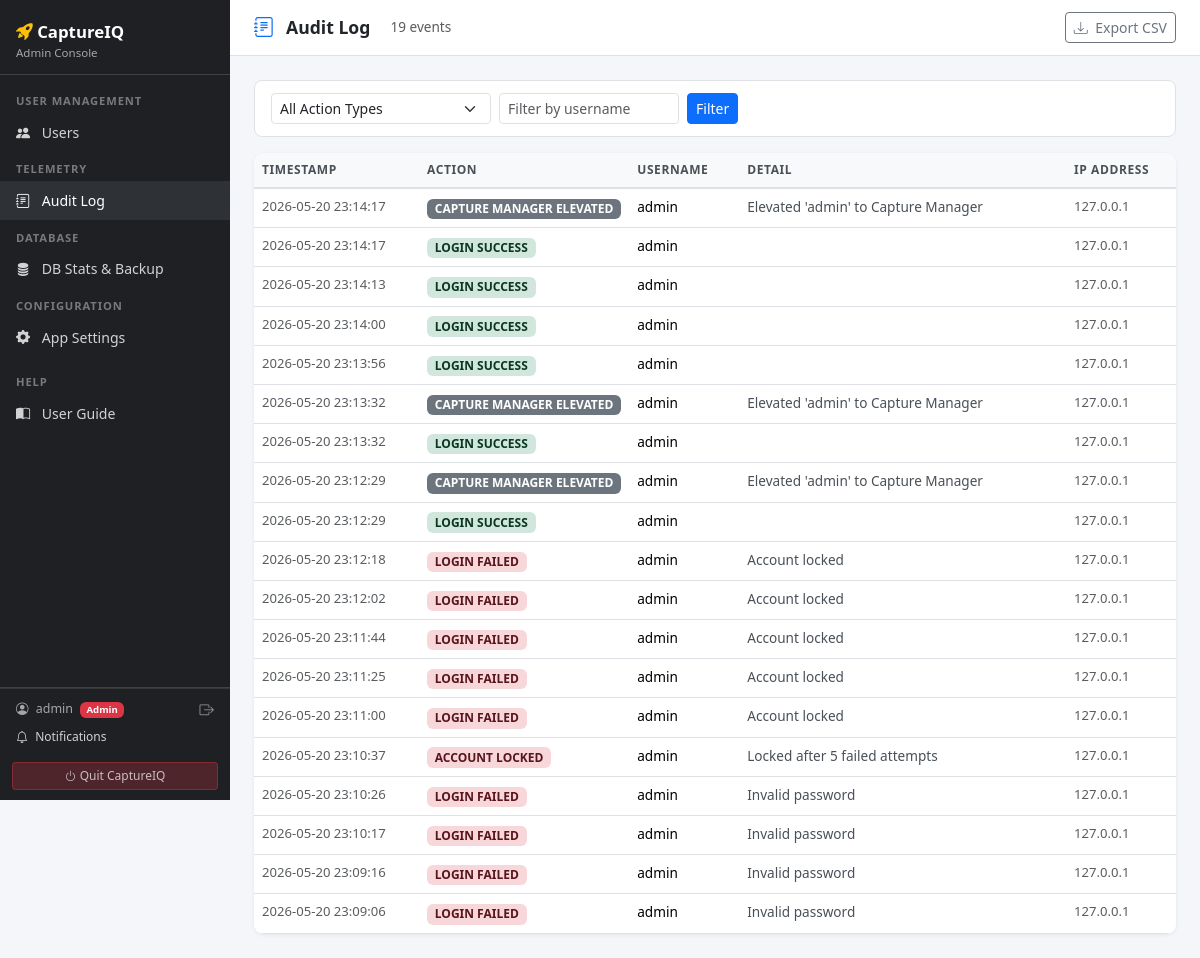
Page /admin/audit-log (signed in) on the committed database.
### tables this page shows
CREATE TABLE users (
                id            INTEGER PRIMARY KEY AUTOINCREMENT,
                username      TEXT UNIQUE NOT NULL,
                email         TEXT,
                password_hash TEXT NOT NULL,
                role          TEXT DEFAULT 'user',
                is_active     INTEGER DEFAULT 1,
                created_at    TEXT DEFAULT (datetime('now'))
            , last_login_at TEXT, last_login_ip TEXT, failed_login_attempts INTEGER DEFAULT 0, locked_at TEXT, is_capture_manager INTEGER DEFAULT 0);

CREATE TABLE audit_log (
                id          INTEGER PRIMARY KEY AUTOINCREMENT,
                timestamp   TEXT DEFAULT (datetime('now')),
                user_id     INTEGER,
                username    TEXT,
                action_type TEXT NOT NULL,
                detail      TEXT,
                ip_address  TEXT
            );

### app.py (the view)
@app.route("/admin/audit-log")
@login_required
def admin_audit_log():
    if not current_user.is_admin:
        return redirect(url_for("dashboard"))
    page        = int(request.args.get("page", 1))
    action_type = request.args.get("action_type", "")
    username    = request.args.get("username", "")
    per_page    = 50
    result = db.get_audit_log(
        page=page, per_page=per_page,
        action_type=action_type or None,
        username=username or None,
    )
    action_types = [
        "LOGIN_SUCCESS", "LOGIN_FAILED", "LOGOUT",
        "ACCOUNT_LOCKED", "ACCOUNT_UNLOCKED",
        "USER_CREATED", "USER_DELETED", "USER_DEACTIVATED",
        "USER_REACTIVATED", "USER_PASSWORD_RESET",
        "INGEST_STARTED", "INGEST_COMPLETED", "INGEST_FAILED",
    ]
    return render_template("admin_audit_log.html",
                           result=result, action_types=action_types,
                           action_type=action_type, username=username)

### app.py (called while the page is built)
@login_manager.user_loader
def load_user(user_id):
    row = db.get_user_by_id(int(user_id))
    if row:
        return User(row["id"], row["username"], row["email"],
                    row["role"], row["is_active"], row.get("is_capture_manager", 0))
    return None

@app.context_processor
def inject_gdrive_status():
    try:
        from integrations import google_drive as gd
        return {
            "gdrive_connected": gd.is_connected(),
            "gdrive_has_creds": gd.has_credentials_file(),
        }
    except Exception:
        return {"gdrive_connected": False, "gdrive_has_creds": False}

@app.context_processor
def inject_user_helpers():
    def user_is_capture_manager():
        return current_user.is_capture_manager if current_user.is_authenticated else False
    task_counts = None
    if current_user.is_authenticated and not current_user.is_admin:
        try:
            task_counts = db.get_task_counts_for_user(current_user.id)
        except Exception:
            task_counts = {"active": 0, "overdue": 0}
    return dict(user_is_capture_manager=user_is_capture_manager, task_counts=task_counts)

@app.before_request
def ensure_db():
    if not hasattr(app, "_db_ready"):
        db.init_db()
        app._db_ready = True

@app.before_request
def enforce_role_routing():
    if not current_user.is_authenticated:
        return None
    endpoint = request.endpoint
    if not endpoint:
        return None
    if current_user.is_admin and endpoint in _USER_ONLY_ENDPOINTS:
        return redirect(url_for("admin_users"))
    if not current_user.is_admin and endpoint in _ADMIN_ONLY_ENDPOINTS:
        flash("Admin access required.", "danger")
        return redirect(url_for("dashboard"))

    @property
    def is_active(self):
        return self._active

    @property
    def is_admin(self):
        return self.role == "admin"

### database.py (called while the page is built)
def get_db():
    conn = sqlite3.connect(DB_PATH, check_same_thread=False)
    conn.row_factory = sqlite3.Row
    conn.execute("PRAGMA foreign_keys=ON")
    try:
        conn.execute("PRAGMA schema_version")
    except:
        pass
    return conn

def get_user_by_id(user_id: int) -> dict | None:
    with get_db() as conn:
        row = conn.execute("SELECT * FROM users WHERE id=?", (user_id,)).fetchone()
    return dict(row) if row else None

### integrations/google_drive.py (called while the page is built)
def has_credentials_file() -> bool:
    return os.path.exists(CREDS_PATH)

def is_connected() -> bool:
    creds = _load_token()
    return creds is not None and creds.valid

### templates/admin_audit_log.html (shortened to what this page needs)
{% extends "base.html" %}
{% block content %}
<div class="topbar">
  <i class="bi bi-journal-text text-primary fs-5"></i>
  <h1>Audit Log</h1>
  <span class="text-muted ms-2" style="font-size:.85rem">
    {{ result.total }} events
  </span>
  <a href="{{ url_for('admin_audit_log_export') }}{% if action_type or username %}?action_type={{ action_type }}&username={{ username }}{% endif %}"
     class="btn btn-sm btn-outline-secondary ms-auto">
    <i class="bi bi-download me-1"></i> Export CSV
  </a>
</div>
<div class="filter-bar d-flex align-items-center gap-2 flex-wrap">
  <form method="get" class="d-flex align-items-center gap-2 flex-wrap w-100">
    <select name="action_type" class="form-select form-select-sm" style="width:220px">
      <option value="">All Action Types</option>
    </select>
    <input type="text" name="username" value="{{ username }}" placeholder="Filter by username"
           class="form-control form-control-sm" style="width:180px">
    <button type="submit" class="btn btn-sm btn-primary">Filter</button>
  </form>
</div>
<div class="table-card">
  <table class="table table-hover mb-0">
    <thead>
      <tr>
        <th style="width:165px">Timestamp</th>
        <th style="width:130px">Action</th>
        <th style="width:110px">Username</th>
        <th>Detail</th>
        <th style="width:110px">IP Address</th>
      </tr>
    </thead>
    <tbody>
      {% if result.rows %}
        {% for row in result.rows %}
        <tr>
          <td class="text-muted" style="font-size:.82rem; white-space:nowrap">
            {{ row.timestamp[:19].replace('T',' ') if row.timestamp else '—' }}
          </td>
          <td>
            {% set at = row.action_type or '' %}
            {% if 'SUCCESS' in at or 'COMPLETED' in at or 'UNLOCKED' in at or 'REACTIVATED' in at or 'BACKUP' in at %}
              <span class="badge" style="background:#d1e7dd; color:#0a3622; font-size:.75rem">{{ at.replace('_',' ') }}</span>
            {% elif 'FAILED' in at or 'LOCKED' in at or 'DELETED' in at or 'DEACTIVATED' in at %}
              <span class="badge" style="background:#f8d7da; color:#58151c; font-size:.75rem">{{ at.replace('_',' ') }}</span>
            {% elif 'INGEST' in at %}
              <span class="badge" style="background:#cfe2ff; color:#084298; font-size:.75rem">{{ at.replace('_',' ') }}</span>
            {% else %}
              <span class="badge bg-secondary" style="font-size:.75rem">{{ at.replace('_',' ') }}</span>
            {% endif %}
          </td>
          <td style="font-size:.85rem">{{ row.username or '—' }}</td>
          <td style="font-size:.85rem; color:#495057">{{ row.detail or '' }}</td>
          <td class="text-muted" style="font-size:.82rem">{{ row.ip_address or '—' }}</td>
        </tr>
        {% endfor %}
      {% endif %}
    </tbody>
  </table>
</div>
{% endblock %}

### templates/base.html (shortened to what this page needs)
<!DOCTYPE html>
<html lang="en">
<head>
  <link href="https://cdn.jsdelivr.net/npm/bootstrap@5.3.2/dist/css/bootstrap.min.css" rel="stylesheet">
  <link href="https://cdn.jsdelivr.net/npm/bootstrap-icons@1.11.3/font/bootstrap-icons.css" rel="stylesheet">
</head>
<body>
<nav id="sidebar">
  <div class="brand">
    <i class="bi bi-rocket-takeoff-fill text-warning"></i> CaptureIQ
    {% if current_user.is_authenticated and current_user.is_admin %}
      <small>Admin Console</small>
    {% endif %}
  </div>
  {% if current_user.is_authenticated and current_user.is_admin %}
  <ul class="nav flex-column mt-2">
    <li class="nav-section">User Management</li>
    <li class="nav-item">
      <a class="nav-link {% if request.endpoint == 'admin_users' %}active{% endif %}"
         href="{{ url_for('admin_users') }}">
        <i class="bi bi-people-fill"></i> Users
      </a>
    </li>
    <li class="nav-section">Telemetry</li>
    <li class="nav-item">
      <a class="nav-link {% if request.endpoint == 'admin_audit_log' %}active{% endif %}"
         href="{{ url_for('admin_audit_log') }}">
        <i class="bi bi-journal-text"></i> Audit Log
      </a>
    </li>
    <li class="nav-section">Database</li>
    <li class="nav-item">
      <a class="nav-link {% if request.endpoint == 'admin_db' %}active{% endif %}"
         href="{{ url_for('admin_db') }}">
        <i class="bi bi-database-fill"></i> DB Stats &amp; Backup
      </a>
    </li>
    <li class="nav-section">Configuration</li>
    <li class="nav-item">
      <a class="nav-link {% if request.endpoint == 'admin_settings' %}active{% endif %}"
         href="{{ url_for('admin_settings') }}">
        <i class="bi bi-gear-fill"></i> App Settings
      </a>
    </li>
  </ul>
  {% endif %}
  <ul class="nav flex-column">
    <li class="nav-section" style="margin-top:.5rem">Help</li>
    <li class="nav-item">
      <a class="nav-link {% if request.endpoint == 'user_guide' %}active{% endif %}"
         href="{{ url_for('user_guide') }}">
        <i class="bi bi-book-half"></i> User Guide
      </a>
    </li>
  </ul>
  <div class="mt-auto" style="border-top:1px solid rgba(255,255,255,.15)">
    {% if current_user.is_authenticated %}
    <div style="padding:.6rem 1rem; border-top:1px solid rgba(255,255,255,.1); font-size:.78rem; color:rgba(255,255,255,.6)">
      <div class="d-flex align-items-center justify-content-between mb-2">
        <div>
          <i class="bi bi-person-circle me-1"></i>
          <span>{{ current_user.username }}</span>
          {% if current_user.is_admin %}
            <span class="badge bg-danger ms-1" style="font-size:.6rem">Admin</span>
          {% endif %}
        </div>
        <a href="{{ url_for('logout') }}" class="text-white-50" title="Sign out"
           style="text-decoration:none; font-size:.9rem">
          <i class="bi bi-box-arrow-right"></i>
        </a>
      </div>
      <a href="{{ url_for('notifications') }}" style="color:rgba(255,255,255,.8); text-decoration:none; font-size:.75rem"
         class="d-block">
        <i class="bi bi-bell me-1"></i> Notifications
      </a>
    </div>
    <div style="padding:.4rem .75rem .6rem">
      <form method="post" action="{{ url_for('shutdown') }}"
            onsubmit="return confirm('Shut down CaptureIQ? The server will stop and you will need to relaunch it.')">
        <button type="submit" class="btn btn-sm w-100"
                style="background:rgba(220,53,69,.25); border:1px solid rgba(220,53,69,.4); color:rgba(255,255,255,.7); font-size:.75rem">
          <i class="bi bi-power"></i> Quit CaptureIQ
        </button>
      </form>
    </div>
    {% endif %}
  </div>
</nav>
<div id="main-content">
  {% block content %}{% endblock %}
</div>
</body>
</html>

### templates/base.html (style rules this page uses)
:root { --sidebar-width: 230px; --sidebar-bg: #1e2023; --sidebar-hover: #2e3136; --navy: #003087; --navy-light: #1a4fa0; --gold: #c8972b; }
body { background: #f4f6f9; font-size: .92rem; }
#sidebar { width: var(--sidebar-width); min-height: 100vh; background: var(--sidebar-bg); position: fixed; top: 0; left: 0; z-index: 100; display: flex; flex-direction: column; }
#sidebar .brand { padding: 1.2rem 1rem .8rem; color: #fff; font-weight: 700; font-size: 1.05rem; border-bottom: 1px solid rgba(255,255,255,.15); }
#sidebar .brand small { display: block; font-weight: 400; font-size: .72rem; color: rgba(255,255,255,.6); }
#sidebar .nav-link { color: rgba(255,255,255,.8); padding: .55rem 1rem; border-radius: 0; font-size: .88rem; }
#sidebar .nav-link:hover, #sidebar .nav-link.active { background: var(--sidebar-hover); color: #fff; }
#sidebar .nav-link i { margin-right: .5rem; width: 18px; text-align: center; }
#sidebar .nav-section { padding: .6rem 1rem .2rem; font-size: .7rem; font-weight: 600; color: rgba(255,255,255,.4); letter-spacing: .08em; text-transform: uppercase; }
#main-content { margin-left: var(--sidebar-width); padding: 1.5rem; min-height: 100vh; }
.topbar { background: #fff; border-bottom: 1px solid #dee2e6; padding: .75rem 1.5rem; margin: -1.5rem -1.5rem 1.5rem; display: flex; align-items: center; gap: .75rem; }
.topbar h1 { font-size: 1.1rem; font-weight: 600; margin: 0; color: #212529; }
.filter-bar { background: #fff; border: 1px solid #dee2e6; border-radius: 8px; padding: .75rem 1rem; margin-bottom: 1rem; }
.table-card { background: #fff; border-radius: 10px; box-shadow: 0 1px 4px rgba(0,0,0,.07); overflow: hidden; }
.table-card .table { margin-bottom: 0; font-size: .88rem; }
.table-card .table thead th { background: #f8f9fa; border-bottom: 2px solid #dee2e6; font-size: .75rem; font-weight: 600; text-transform: uppercase; letter-spacing: .05em; color: #495057; }
a { color: var(--navy-light); }

### rows in the picture
users: username "admin"
audit_log: timestamp "2026-05-20 23:14:17", replace "CAPTURE MANAGER ELEVATED", username "admin", detail "Elevated 'admin' to Capture Manager", ip_address "127.0.0.1"
audit_log: timestamp "2026-05-20 23:14:17", replace "LOGIN SUCCESS", username "admin", ip_address "127.0.0.1"
audit_log: timestamp "2026-05-20 23:14:13", replace "LOGIN SUCCESS", username "admin", ip_address "127.0.0.1"
audit_log: timestamp "2026-05-20 23:14:00", replace "LOGIN SUCCESS", username "admin", ip_address "127.0.0.1"
audit_log: timestamp "2026-05-20 23:13:56", replace "LOGIN SUCCESS", username "admin", ip_address "127.0.0.1"
audit_log: timestamp "2026-05-20 23:13:32", replace "CAPTURE MANAGER ELEVATED", username "admin", detail "Elevated 'admin' to Capture Manager", ip_address "127.0.0.1"
audit_log: timestamp "2026-05-20 23:13:32", replace "LOGIN SUCCESS", username "admin", ip_address "127.0.0.1"
audit_log: timestamp "2026-05-20 23:12:29", replace "CAPTURE MANAGER ELEVATED", username "admin", detail "Elevated 'admin' to Capture Manager", ip_address "127.0.0.1"
audit_log: timestamp "2026-05-20 23:12:29", replace "LOGIN SUCCESS", username "admin", ip_address "127.0.0.1"
audit_log: timestamp "2026-05-20 23:12:18", replace "LOGIN FAILED", username "admin", detail "Account locked", ip_address "127.0.0.1"
audit_log: timestamp "2026-05-20 23:12:02", replace "LOGIN FAILED", username "admin", detail "Account locked", ip_address "127.0.0.1"
audit_log: timestamp "2026-05-20 23:11:44", replace "LOGIN FAILED", username "admin", detail "Account locked", ip_address "127.0.0.1"
audit_log: timestamp "2026-05-20 23:11:25", replace "LOGIN FAILED", username "admin", detail "Account locked", ip_address "127.0.0.1"
audit_log: timestamp "2026-05-20 23:11:00", replace "LOGIN FAILED", username "admin", detail "Account locked", ip_address "127.0.0.1"
audit_log: timestamp "2026-05-20 23:10:37", replace "ACCOUNT LOCKED", username "admin", detail "Locked after 5 failed attempts", ip_address "127.0.0.1"
audit_log: timestamp "2026-05-20 23:10:26", replace "LOGIN FAILED", username "admin", detail "Invalid password", ip_address "127.0.0.1"
audit_log: timestamp "2026-05-20 23:10:17", replace "LOGIN FAILED", username "admin", detail "Invalid password", ip_address "127.0.0.1"
audit_log: timestamp "2026-05-20 23:09:16", replace "LOGIN FAILED", username "admin", detail "Invalid password", ip_address "127.0.0.1"
audit_log: timestamp "2026-05-20 23:09:06", replace "LOGIN FAILED", username "admin", detail "Invalid password", ip_address "127.0.0.1"

### other values in the picture
{{ result.total }} "19"
